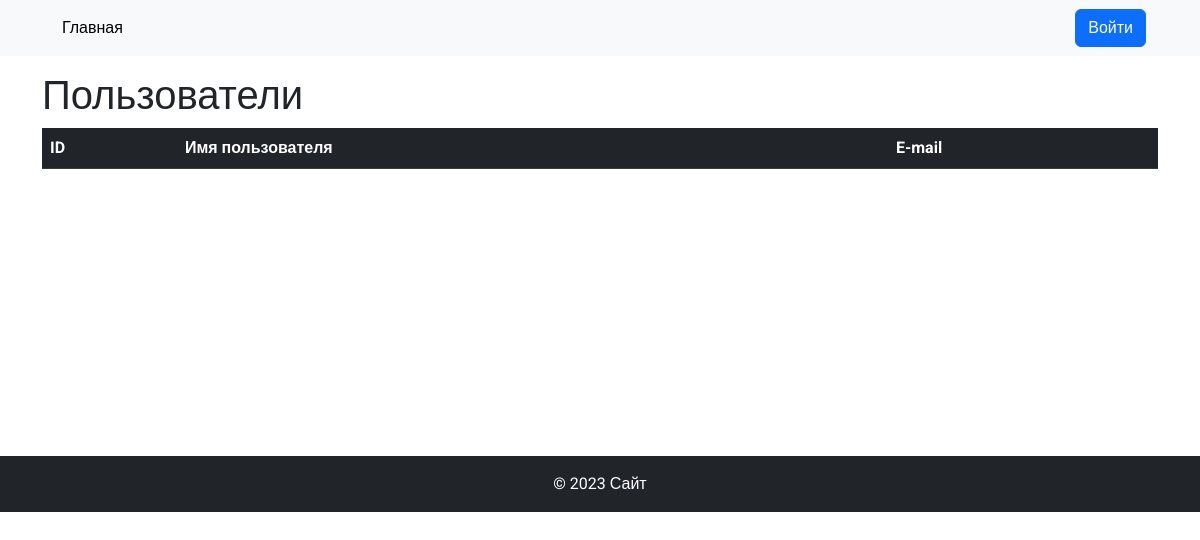
The app's page /users/, older data.
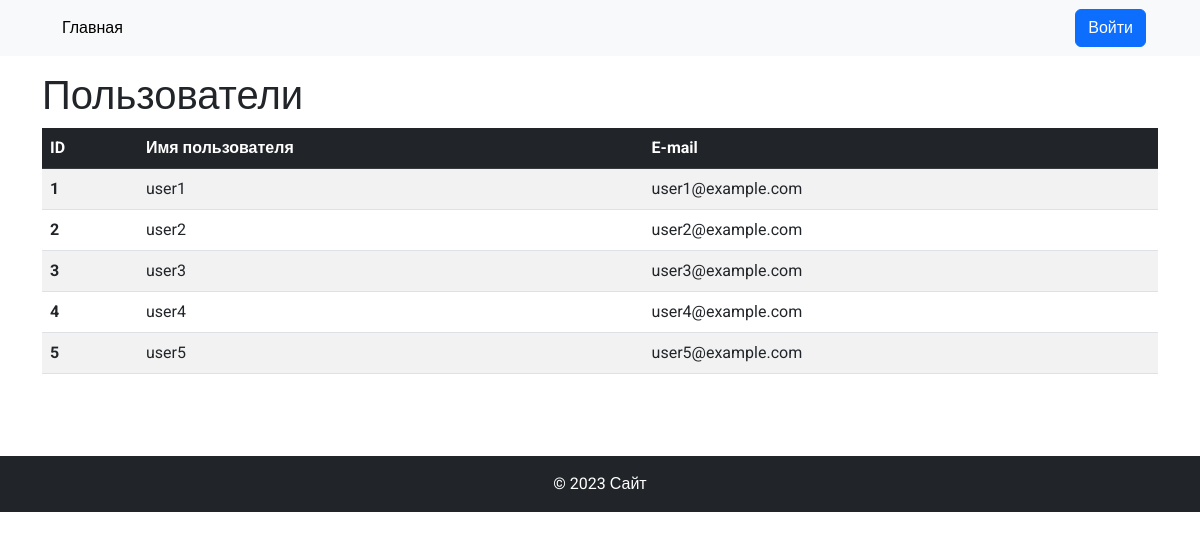
The same page, newer data.
### models.py (models this page shows, shortened)
class User(db.Model):
    id = db.Column(db.Integer, primary_key=True)
    username = db.Column(db.String(80), unique=True, nullable=False)
    email = db.Column(db.String(120), unique=True, nullable=False)
    create_at = db.Column(db.DateTime, default=datetime.utcnow)
    posts = db.relationship('Post', backref='author', lazy=True)

### main.py (the view)
@app.route('/users/')
def users():
    all_users = User.query.all()
    context = {
        'title': 'Пользователи',
        'username': request.cookies.get('username'),
        'users': all_users
    }
    return render_template('users.html', **context)

### templates/users.html (shortened to what this page needs)
{% extends 'base.html' %}
{% block content %}
<h1>Пользователи</h1>
<table class="table table-striped">
    <thead class="table-dark">
    <tr>
        <th scope="col">ID</th>
        <th scope="col">Имя пользователя</th>
        <th scope="col">E-mail</th>
    </tr>
    </thead>
    <tbody>
    {% for user in users %}
    <tr>
        <th>{{ user.id }}</th>
        <td>{{ user.username }}</td>
        <td>{{ user.email }}</td>
    </tr>
    {% endfor %}
    </tbody>
</table>
{% endblock %}

### templates/base.html (shortened to what this page needs)
<!doctype html>
<html lang="en">
<head>
    <link href="https://cdn.jsdelivr.net/npm/bootstrap@5.3.0/dist/css/bootstrap.min.css" rel="stylesheet"
>
    <link rel="stylesheet" href="/static/css/style.css">
</head>
<body>
<header class="bg-body-tertiary">
    <div class="container">
        <nav class="navbar navbar-expand-lg bg-body-tertiary">
            <div class="container-fluid">
                <div class="collapse navbar-collapse" id="navbarSupportedContent">
                    <ul class="navbar-nav me-auto mb-2 mb-lg-0">
                        <li class="nav-item">
                            <a class="nav-link active" aria-current="page" href="{{ url_for('index') }}">Главная</a>
                        </li>
                    </ul>
                    <form class="d-flex">
                        {% if username %}
                        <a class="btn btn-primary" href="{{ url_for('logout') }}" role="button">Выйти</a>
                        {% else %}
                        <a class="btn btn-primary" href="{{ url_for('login') }}" role="button">Войти</a>
                        {% endif %}
                    </form>
                </div>
            </div>
        </nav>
    </div>
</header>
<section class="content pt-3">
    <div class="container">
        {% block content %}
        {% endblock %}
    </div>
</section>
<footer class="bg-dark py-3">
    <div class="container">
        <p class="text-center text-bg-dark m-0">&copy; 2023 Сайт</p>
    </div>
</footer>
</body>
</html>

### static/css/style.css (style rules this page uses)
body { font-family: 'Roboto', sans-serif; }
.content { min-height: 50vh; }

Row changes from the older to the newer data that the page shows:
added User: id "1", username "user1", email "user1@example.com"
added User: id "2", username "user2", email "user2@example.com"
added User: id "3", username "user3", email "user3@example.com"
added User: id "4", username "user4", email "user4@example.com"
added User: id "5", username "user5", email "user5@example.com"
